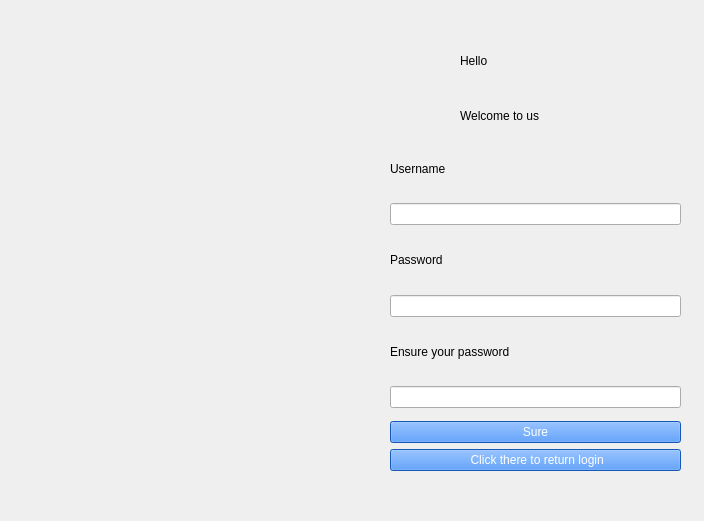
<?xml version="1.0" encoding="UTF-8"?>
<ui version="4.0">
 <class>Signup</class>
 <widget class="QWidget" name="Signup">
  <property name="minimumSize">
   <size>
    <width>0</width>
    <height>0</height>
   </size>
  </property>
  <property name="windowTitle">
   <string>Form</string>
  </property>
  <property name="styleSheet">
   <string notr="true"/>
  </property>
  <widget class="QLabel" name="label_2">
   <property name="geometry">
    <rect>
     <x>460</x>
     <y>50</y>
     <width>71</width>
     <height>21</height>
    </rect>
   </property>
   <property name="text">
    <string>Hello</string>
   </property>
  </widget>
  <widget class="QLabel" name="label_3">
   <property name="geometry">
    <rect>
     <x>460</x>
     <y>100</y>
     <width>141</width>
     <height>31</height>
    </rect>
   </property>
   <property name="text">
    <string>Welcome to us</string>
   </property>
  </widget>
  <widget class="QLabel" name="label_image">
   <property name="geometry">
    <rect>
     <x>23</x>
     <y>15</y>
     <width>281</width>
     <height>491</height>
    </rect>
   </property>
   <property name="text">
    <string/>
   </property>
  </widget>
  <widget class="QWidget" name="">
   <property name="geometry">
    <rect>
     <x>390</x>
     <y>140</y>
     <width>291</width>
     <height>331</height>
    </rect>
   </property>
   <layout class="QVBoxLayout" name="verticalLayout">
    <item>
     <widget class="QLabel" name="label_4">
      <property name="styleSheet">
       <string notr="true">font: 10pt &quot;Arial&quot;;</string>
      </property>
      <property name="text">
       <string>Username</string>
      </property>
     </widget>
    </item>
    <item>
     <widget class="QLineEdit" name="lineEdit_username"/>
    </item>
    <item>
     <widget class="QLabel" name="label_5">
      <property name="styleSheet">
       <string notr="true">font: 10pt &quot;Arial&quot;;</string>
      </property>
      <property name="text">
       <string>Password</string>
      </property>
     </widget>
    </item>
    <item>
     <widget class="QLineEdit" name="lineEdit_passwd">
      <property name="echoMode">
       <enum>QLineEdit::Password</enum>
      </property>
     </widget>
    </item>
    <item>
     <widget class="QLabel" name="label_6">
      <property name="styleSheet">
       <string notr="true">font: 10pt &quot;Arial&quot;;</string>
      </property>
      <property name="text">
       <string>Ensure your password</string>
      </property>
     </widget>
    </item>
    <item>
     <widget class="QLineEdit" name="lineEdit_surepasswd">
      <property name="echoMode">
       <enum>QLineEdit::Password</enum>
      </property>
     </widget>
    </item>
    <item>
     <spacer name="verticalSpacer">
      <property name="orientation">
       <enum>Qt::Vertical</enum>
      </property>
     </spacer>
    </item>
    <item>
     <widget class="QPushButton" name="pushButton">
      <property name="styleSheet">
       <string notr="true">background-color: rgb(29, 123, 255);
color: rgb(255, 255, 255);
font: 25 9pt &quot;Bahnschrift Light&quot;;</string>
      </property>
      <property name="text">
       <string>Sure</string>
      </property>
     </widget>
    </item>
    <item>
     <widget class="QPushButton" name="pushButton_2">
      <property name="styleSheet">
       <string notr="true">background-color: rgb(29, 123, 255);
color: rgb(255, 255, 255);
font: 25 9pt &quot;Bahnschrift Light&quot;;</string>
      </property>
      <property name="text">
       <string> Click there to return login</string>
      </property>
     </widget>
    </item>
   </layout>
  </widget>
 </widget>
 <resources/>
 <connections/>
</ui>
